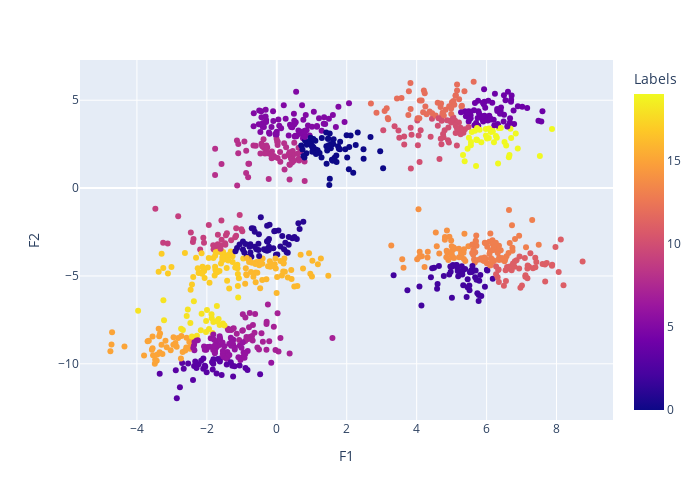

The notebook cell saved with this chart:
### Code cell
#Visualisation des clusters 
px.scatter( blobs_labels,
            x = 'F1' , 
            y = 'F2',
            color = 'Labels', width = 700, height = 500)

### Figure 1 — Plotly figure (JSON) as saved in the notebook; plotly's stock layout.template omitted (floating-point values rounded to 4 significant figures; data arrays with more than 128 entries replaced by an {"elided": "..."} marker saying what was removed)
{"data": [{"hovertemplate": "F1=%{x}<br>F2=%{y}<br>Labels=%{marker.color}<extra></extra>", "legendgroup": "", "marker": {"color": {"elided": "1000 int values"}, "coloraxis": "coloraxis", "symbol": "circle"}, "mode": "markers", "name": "", "orientation": "v", "showlegend": false, "type": "scatter", "x": {"elided": "1000 float values"}, "xaxis": "x", "y": {"elided": "1000 float values"}, "yaxis": "y"}], "layout": {"coloraxis": {"colorbar": {"title": {"text": "Labels"}}, "colorscale": [[0, "#0d0887"], [0.1111, "#46039f"], [0.2222, "#7201a8"], [0.3333, "#9c179e"], [0.4444, "#bd3786"], [0.5556, "#d8576b"], [0.6667, "#ed7953"], [0.7778, "#fb9f3a"], [0.8889, "#fdca26"], [1, "#f0f921"]]}, "height": 500, "legend": {"tracegroupgap": 0}, "margin": {"t": 60}, "width": 700, "xaxis": {"anchor": "y", "domain": [0, 1], "title": {"text": "F1"}}, "yaxis": {"anchor": "x", "domain": [0, 1], "title": {"text": "F2"}}}}
